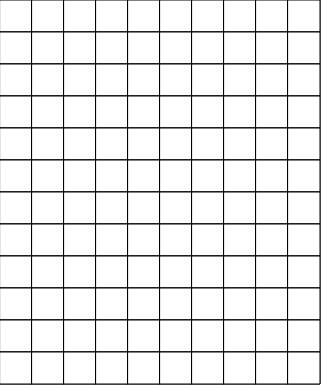
Frame 1 (no input)
Frame 60 (no input): identical to frame 1, image omitted
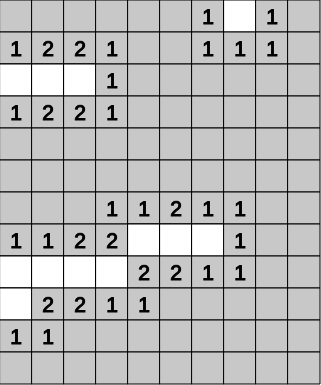
Frame 120 (the mouse pressed at the canvas centre since frame 60)

The p5.js sketch that drew these frames (run headless with seeded random() and noise() and a simulated clock; from frame 60 on, the mouse is pressed at the canvas centre):

// p5.js sketch
// ── sketch.js
	
	let grid = [];
	
	function setup() {
		let num_cols = 10;
		let num_rows = 12;
		let cell_size = 32;
		
		let game_width = ((num_cols * cell_size) + 1);
		let game_height = ((num_rows * cell_size) + 1);
		
		createCanvas(game_width, game_height);
		
		for(let y = 0; y < num_rows; y++) {
			grid[ y ] = [];
			
			for(let x = 0; x < num_cols; x++) {
				grid[ y ][ x ] = new Cell(x, y, cell_size);
			}
		}
		
		// add bees
		let num_bees = floor(random(ceil((num_cols / 2)), num_cols));
		let num_bees_added = 0;
		
		while(num_bees_added < num_bees) {
			let randX = floor(random(0, (num_cols - 1)));
			let randY = floor(random(0, (num_rows - 1)));
			
			if(grid[ randY ][ randX ].setBee()) {
				num_bees_added += 1;
			}
		}
		
		// count neighbors
		for(let y = 0; y < num_rows; y++) {
			for(let x = 0; x < num_cols; x++) {
				grid[ y ][ x ].countNeighbors();
			}
		}
	}
	
	function gameLost() {
		for(let cell_row in grid) {
			for(let cell_col in grid[ cell_row ]) {
				let cell = grid[ cell_row ][ cell_col ];
				
				cell.revealed = true;
			}
		}
		
		alert("Sorry, you lost!");
	}
	
	function gameWon() {
		for(let cell_row in grid) {
			for(let cell_col in grid[ cell_row ]) {
				let cell = grid[ cell_row ][ cell_col ];
				
				cell.revealed = true;
			}
		}
		
		alert("You won!");
	}
	
	function checkGameWon() {
		let num_remaining = 0;
		
		for(let cell_row in grid) {
			for(let cell_col in grid[ cell_row ]) {
				let cell = grid[ cell_row ][ cell_col ];
				
				if(!cell.bee && !cell.revealed) {
					num_remaining++;
				}
			}
		}
		
		if(num_remaining == 0) {
			gameWon();
		}
	}
	
	function draw() {
		background(255);
		
		for(let cell_row in grid) {
			for(let cell_col in grid[ cell_row ]) {
				let cell = grid[ cell_row ][ cell_col ];
				
				cell.draw();
			}
		}
	}
	
	function mousePressed() {
		for(let cell_row in grid) {
			for(let cell_col in grid[ cell_row ]) {
				let cell = grid[ cell_row ][ cell_col ];
				
				if(cell.contains(mouseX, mouseY)) {
					cell.reveal();
					
					if(cell.bee) {
						gameLost();
					} else {
						checkGameWon();
					}
				}
			}
		}
	}
	
// ── cell.js
	
	class Cell {
		constructor(x, y, size) {
			this.x = x;
			this.y = y;
			this.size = size;
			this.rect = {
				'topLeft': createVector((this.x * this.size), (this.y * this.size)),
				'bottomRight': createVector(((this.x + 1) * this.size), ((this.y + 1) * this.size))
			};
			this.neighbors = [];
			this.neighbor_bees = 0;
			
			this.revealed = false;
			this.bee = false;
		}
		
		countNeighbors() {
			if(this.bee) {
				return;
			}
			
			let lower_x = (this.x - 1);
			let upper_x = (this.x + 1);
			
			let lower_y = (this.y - 1);
			let upper_y = (this.y + 1);
			
			
			// row above
			for(let yy = (this.y - 1); yy <= (this.y + 1); yy++) {
				if((yy < 0) || (yy >= grid.length)) {
					continue;
				}
				
				for(let xx = (this.x - 1); xx <= (this.x + 1); xx++) {
					if((xx < 0) || (xx >= grid[ yy ].length)) {
						continue;
					}
					
					this.neighbors.push(createVector(xx, yy));
					
					if(grid[ yy ][ xx ].bee) {
						this.neighbor_bees++;
					}
				}
			}
		}

		contains(px, py) {
			return ((this.rect.topLeft.x < px) && (this.rect.topLeft.y < py) && (this.rect.bottomRight.x >= px) && (this.rect.bottomRight.y >= py));
		}

		reveal() {
			if(this.revealed) {
				return;
			}
			
			this.revealed = true;
			
			if(!this.neighbor_bees) {
				for(let i = 0; i < this.neighbors.length; i++) {
					let vec = this.neighbors[ i ];
					
					grid[ vec.y ][ vec.x ].reveal();
				}
			}
		}

		draw() {
			push();
			
			translate(this.rect.topLeft.x, this.rect.topLeft.y);
			
			if(this.revealed) {
				if(this.bee) {
					fill(255);
				} else {
					fill(200);
				}
			} else {
				fill(255);
				rect(0, 0, this.size, this.size);
			}
			
			stroke(0);
			rect(0, 0, this.size, this.size);
			
			if(this.revealed) {
				let rect_half = (this.size / 2);
				
				if(this.bee) {
					// draw bee
					push();
					
					translate(rect_half, rect_half);
					
					ellipseMode(CENTER);
					strokeWeight(3);
					stroke(0);
					fill("#fff01f");
					ellipse(0, 0, rect_half);
					
					pop();
				} else if(this.neighbor_bees > 0) {
					// draw neighbor tally
					push();
					
					//textAlign(LEFT);
					
					let text_height = (this.size * 0.66);
					
					textSize(text_height);//textSize(text_height);
					
					let text_width = textWidth(this.neighbor_bees);
					
					fill(0);
					text(this.neighbor_bees, (rect_half - (text_width / 2)), (rect_half + (text_height * 0.4)));
					
					pop();
				}
			}
			
			pop();
		}
		
		setBee() {
			if(this.bee) {
				return false;
			}
			
			this.bee = true;
			
			return true;
		}
	}
	
